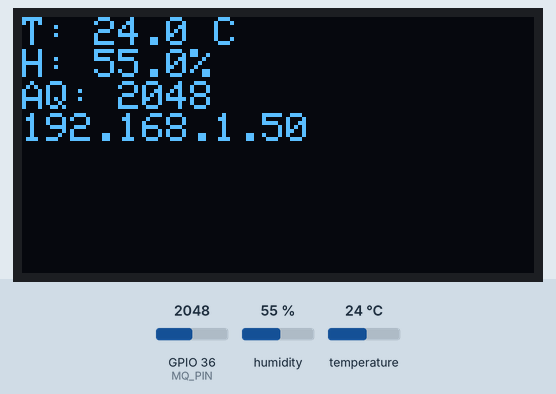
The sketch below on a simulated ESP32. On the bench: 128×64 one-colour display. Inputs (shaded band) come from the test bench; at power-on: humidity 55 %, GPIO 36 (MQ_PIN) = 2048, temperature 24 °C. WiFi joins after 1.5 s; servers stay silent unless stated.

Above: at 2.7 s.
2.8 s: humidity set to 22 %
At 4.6 s:
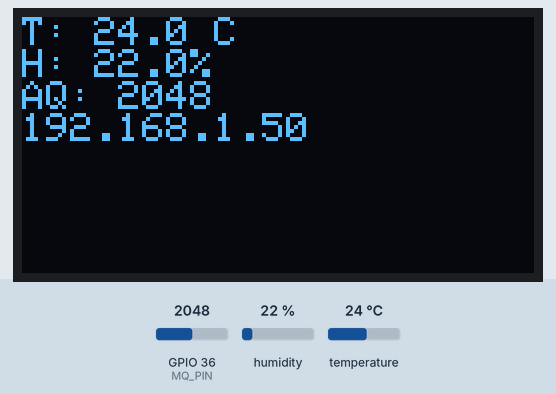
5.5 s: GPIO 36 (MQ_PIN) set to 2866
At 6.1 s:
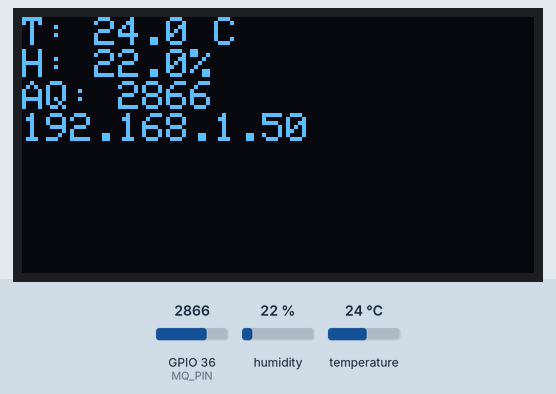
8.2 s: temperature set to 12 °C
At 10.2 s:
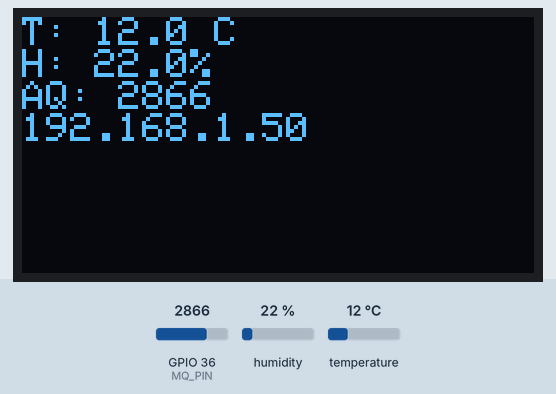
11.1 s: GPIO 36 (MQ_PIN) set to 3603
At 12.9 s:
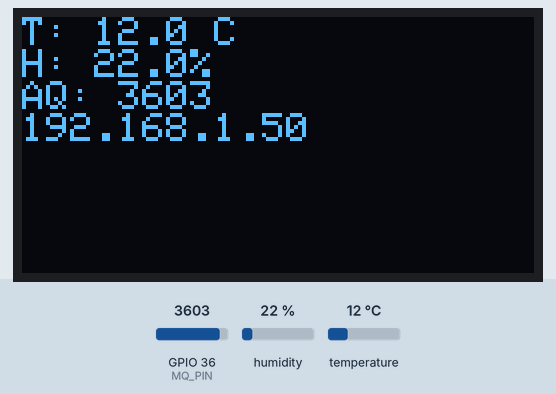
13.8 s: humidity set to 40 %
At 16.9 s:
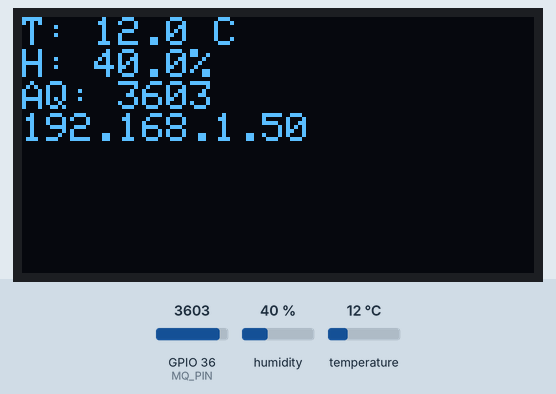
17.2 s: GPIO 36 (MQ_PIN) set to 4095
At 18.5 s:
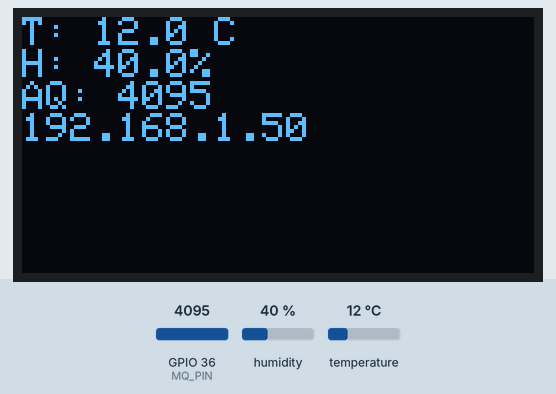
Timing chart, 0 to 20.2 s (numbered marks = the images above; inputs shaded):
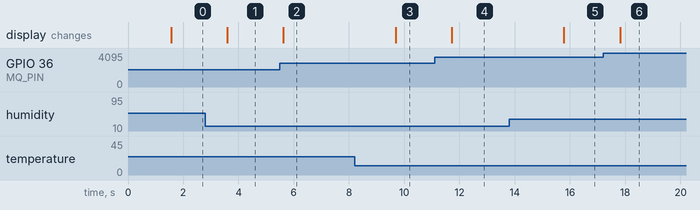

Measured:
- after the input at 2.8 s, the display: changes after 0.79 s (image 1)
- after the input at 5.5 s, the display: changes after 0.13 s (image 2)
- after the input at 8.2 s, the display: changes after 1.5 s (image 3)
- after the input at 11.1 s, the display: changes after 0.62 s (image 4)
- after the input at 13.8 s, the display: changes after 2.0 s (image 5)
- after the input at 17.2 s, the display: changes after 0.61 s (image 6)

The sketch:

esp32_mq135_dht22_oled_web.ino
```cpp
// ESP32 sketch that reads MQ-135 analog air quality and DHT22 temperature/humidity sensors, displays the values on an SSD1306 OLED, and serves a simple web page with the current readings.
//
// Full tutorial: https://shillehtek.com/blogs/news/esp32-mq135-dht22-oled-air-quality-dashboard
// Parts used: https://shillehtek.com/products/mq-135-air-quality-hazardous-gas-sensor-module-for-arduino
//             https://shillehtek.com/products/shillehtek-dht22-with-cables
//             https://shillehtek.com/products/0-96-i2c-blue-oled-display-module-4-pin-ssd1306
// More examples: https://github.com/shillehbean/shillehtek-examples
//

#include <WiFi.h>
#include <WebServer.h>
#include <DHT.h>
#include <Wire.h>
#include <Adafruit_SSD1306.h>
DHT dht(4, DHT22);
Adafruit_SSD1306 oled(128, 64, &Wire, -1);
WebServer server(80);
const int MQ_PIN = 36;
float t=0, h=0; int aq=0;
void handle() {
  server.send(200, "text/html",
    "<h1>Air Quality</h1><p>T: " + String(t) + " C</p><p>H: " + String(h) +
    "%</p><p>AQ: " + String(aq) + "</p>");
}
void setup() {
  Serial.begin(115200); dht.begin();
  oled.begin(SSD1306_SWITCHCAPVCC, 0x3C);
  WiFi.begin("SSID","PASS");
  while (WiFi.status() != WL_CONNECTED) delay(500);
  server.on("/", handle); server.begin();
}
void loop() {
  t = dht.readTemperature(); h = dht.readHumidity();
  aq = analogRead(MQ_PIN);
  oled.clearDisplay();
  oled.setTextSize(1); oled.setTextColor(SSD1306_WHITE); oled.setCursor(0,0);
  oled.printf("T: %.1f C\nH: %.1f%%\nAQ: %d\n%s", t, h, aq, WiFi.localIP().toString().c_str());
  oled.display();
  server.handleClient();
  delay(2000);
}
```
